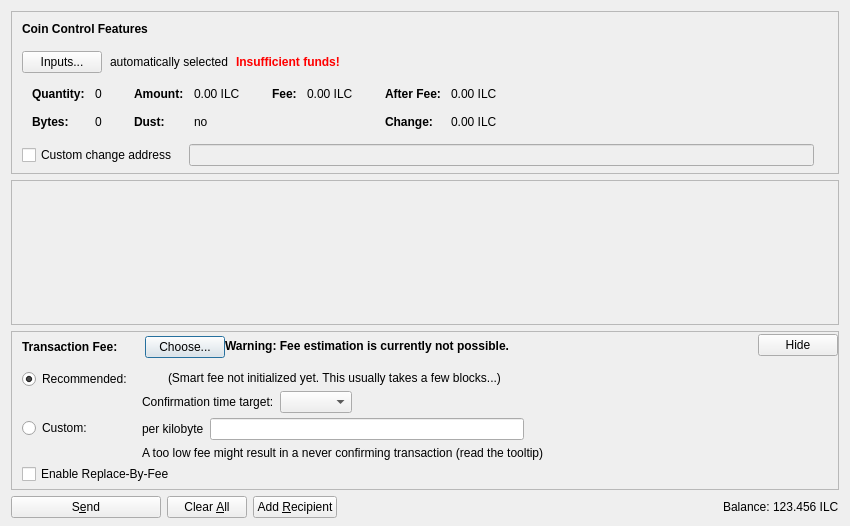
<?xml version="1.0" encoding="UTF-8"?>
<ui version="4.0">
 <class>SendCoinsDialog</class>
 <widget class="QDialog" name="SendCoinsDialog">
  <property name="geometry">
   <rect>
    <x>0</x>
    <y>0</y>
    <width>850</width>
    <height>526</height>
   </rect>
  </property>
  <property name="windowTitle">
   <string>Send Coins</string>
  </property>
  <layout class="QVBoxLayout" name="verticalLayout" stretch="0,1,0,0">
   <property name="bottomMargin">
    <number>8</number>
   </property>
   <item>
    <widget class="QFrame" name="frameCoinControl">
     <property name="sizePolicy">
      <sizepolicy hsizetype="Expanding" vsizetype="Expanding">
       <horstretch>0</horstretch>
       <verstretch>0</verstretch>
      </sizepolicy>
     </property>
     <property name="maximumSize">
      <size>
       <width>16777215</width>
       <height>16777215</height>
      </size>
     </property>
     <property name="frameShape">
      <enum>QFrame::StyledPanel</enum>
     </property>
     <property name="frameShadow">
      <enum>QFrame::Sunken</enum>
     </property>
     <layout class="QVBoxLayout" name="verticalLayoutCoinControl2">
      <property name="spacing">
       <number>0</number>
      </property>
      <property name="leftMargin">
       <number>0</number>
      </property>
      <property name="topMargin">
       <number>0</number>
      </property>
      <property name="rightMargin">
       <number>0</number>
      </property>
      <property name="bottomMargin">
       <number>6</number>
      </property>
      <item>
       <layout class="QVBoxLayout" name="verticalLayoutCoinControl" stretch="0,0,0,0,1">
        <property name="spacing">
         <number>0</number>
        </property>
        <property name="leftMargin">
         <number>10</number>
        </property>
        <property name="topMargin">
         <number>10</number>
        </property>
        <item>
         <layout class="QHBoxLayout" name="horizontalLayoutCoinControl1">
          <property name="bottomMargin">
           <number>15</number>
          </property>
          <item>
           <widget class="QLabel" name="labelCoinControlFeatures">
            <property name="sizePolicy">
             <sizepolicy hsizetype="Preferred" vsizetype="Maximum">
              <horstretch>0</horstretch>
              <verstretch>0</verstretch>
             </sizepolicy>
            </property>
            <property name="font">
             <font>
              <weight>75</weight>
              <bold>true</bold>
             </font>
            </property>
            <property name="styleSheet">
             <string notr="true">font-weight:bold;</string>
            </property>
            <property name="text">
             <string>Coin Control Features</string>
            </property>
           </widget>
          </item>
         </layout>
        </item>
        <item>
         <layout class="QHBoxLayout" name="horizontalLayoutCoinControl2" stretch="0,0,0,0">
          <property name="spacing">
           <number>8</number>
          </property>
          <property name="bottomMargin">
           <number>10</number>
          </property>
          <item>
           <widget class="QPushButton" name="pushButtonCoinControl">
            <property name="styleSheet">
             <string notr="true"/>
            </property>
            <property name="text">
             <string>Inputs...</string>
            </property>
            <property name="autoDefault">
             <bool>false</bool>
            </property>
           </widget>
          </item>
          <item>
           <widget class="QLabel" name="labelCoinControlAutomaticallySelected">
            <property name="text">
             <string>automatically selected</string>
            </property>
            <property name="margin">
             <number>5</number>
            </property>
           </widget>
          </item>
          <item>
           <widget class="QLabel" name="labelCoinControlInsuffFunds">
            <property name="font">
             <font>
              <weight>75</weight>
              <bold>true</bold>
             </font>
            </property>
            <property name="styleSheet">
             <string notr="true">color:red;font-weight:bold;</string>
            </property>
            <property name="text">
             <string>Insufficient funds!</string>
            </property>
            <property name="margin">
             <number>5</number>
            </property>
           </widget>
          </item>
          <item>
           <spacer name="horizontalSpacerCoinControl">
            <property name="orientation">
             <enum>Qt::Horizontal</enum>
            </property>
            <property name="sizeHint" stdset="0">
             <size>
              <width>40</width>
              <height>1</height>
             </size>
            </property>
           </spacer>
          </item>
         </layout>
        </item>
        <item>
         <widget class="QWidget" name="widgetCoinControl" native="true">
          <property name="sizePolicy">
           <sizepolicy hsizetype="Preferred" vsizetype="Preferred">
            <horstretch>0</horstretch>
            <verstretch>0</verstretch>
           </sizepolicy>
          </property>
          <property name="minimumSize">
           <size>
            <width>0</width>
            <height>0</height>
           </size>
          </property>
          <property name="styleSheet">
           <string notr="true"/>
          </property>
          <layout class="QHBoxLayout" name="horizontalLayoutCoinControl5">
           <property name="leftMargin">
            <number>0</number>
           </property>
           <property name="topMargin">
            <number>0</number>
           </property>
           <property name="rightMargin">
            <number>0</number>
           </property>
           <property name="bottomMargin">
            <number>0</number>
           </property>
           <item>
            <layout class="QHBoxLayout" name="horizontalLayoutCoinControl3" stretch="0,0,0,1">
             <property name="spacing">
              <number>20</number>
             </property>
             <property name="topMargin">
              <number>0</number>
             </property>
             <property name="bottomMargin">
              <number>10</number>
             </property>
             <item>
              <layout class="QFormLayout" name="formLayoutCoinControl1">
               <property name="horizontalSpacing">
                <number>10</number>
               </property>
               <property name="verticalSpacing">
                <number>14</number>
               </property>
               <property name="leftMargin">
                <number>10</number>
               </property>
               <property name="topMargin">
                <number>4</number>
               </property>
               <property name="rightMargin">
                <number>6</number>
               </property>
               <item row="0" column="0">
                <widget class="QLabel" name="labelCoinControlQuantityText">
                 <property name="font">
                  <font>
                   <weight>75</weight>
                   <bold>true</bold>
                  </font>
                 </property>
                 <property name="text">
                  <string>Quantity:</string>
                 </property>
                 <property name="margin">
                  <number>0</number>
                 </property>
                </widget>
               </item>
               <item row="0" column="1">
                <widget class="QLabel" name="labelCoinControlQuantity">
                 <property name="cursor">
                  <cursorShape>IBeamCursor</cursorShape>
                 </property>
                 <property name="contextMenuPolicy">
                  <enum>Qt::ActionsContextMenu</enum>
                 </property>
                 <property name="text">
                  <string notr="true">0</string>
                 </property>
                 <property name="margin">
                  <number>0</number>
                 </property>
                 <property name="textInteractionFlags">
                  <set>Qt::LinksAccessibleByMouse|Qt::TextSelectableByKeyboard|Qt::TextSelectableByMouse</set>
                 </property>
                </widget>
               </item>
               <item row="1" column="0">
                <widget class="QLabel" name="labelCoinControlBytesText">
                 <property name="font">
                  <font>
                   <weight>75</weight>
                   <bold>true</bold>
                  </font>
                 </property>
                 <property name="text">
                  <string>Bytes:</string>
                 </property>
                </widget>
               </item>
               <item row="1" column="1">
                <widget class="QLabel" name="labelCoinControlBytes">
                 <property name="cursor">
                  <cursorShape>IBeamCursor</cursorShape>
                 </property>
                 <property name="contextMenuPolicy">
                  <enum>Qt::ActionsContextMenu</enum>
                 </property>
                 <property name="text">
                  <string notr="true">0</string>
                 </property>
                 <property name="textInteractionFlags">
                  <set>Qt::LinksAccessibleByMouse|Qt::TextSelectableByKeyboard|Qt::TextSelectableByMouse</set>
                 </property>
                </widget>
               </item>
              </layout>
             </item>
             <item>
              <layout class="QFormLayout" name="formLayoutCoinControl2">
               <property name="horizontalSpacing">
                <number>10</number>
               </property>
               <property name="verticalSpacing">
                <number>14</number>
               </property>
               <property name="leftMargin">
                <number>6</number>
               </property>
               <property name="topMargin">
                <number>4</number>
               </property>
               <property name="rightMargin">
                <number>6</number>
               </property>
               <item row="0" column="0">
                <widget class="QLabel" name="labelCoinControlAmountText">
                 <property name="font">
                  <font>
                   <weight>75</weight>
                   <bold>true</bold>
                  </font>
                 </property>
                 <property name="text">
                  <string>Amount:</string>
                 </property>
                 <property name="margin">
                  <number>0</number>
                 </property>
                </widget>
               </item>
               <item row="0" column="1">
                <widget class="QLabel" name="labelCoinControlAmount">
                 <property name="cursor">
                  <cursorShape>IBeamCursor</cursorShape>
                 </property>
                 <property name="contextMenuPolicy">
                  <enum>Qt::ActionsContextMenu</enum>
                 </property>
                 <property name="text">
                  <string notr="true">0.00 ILC</string>
                 </property>
                 <property name="textInteractionFlags">
                  <set>Qt::LinksAccessibleByMouse|Qt::TextSelectableByKeyboard|Qt::TextSelectableByMouse</set>
                 </property>
                </widget>
               </item>
               <item row="1" column="0">
                <widget class="QLabel" name="labelCoinControlLowOutputText">
                 <property name="font">
                  <font>
                   <weight>75</weight>
                   <bold>true</bold>
                  </font>
                 </property>
                 <property name="text">
                  <string>Dust:</string>
                 </property>
                </widget>
               </item>
               <item row="1" column="1">
                <widget class="QLabel" name="labelCoinControlLowOutput">
                 <property name="cursor">
                  <cursorShape>IBeamCursor</cursorShape>
                 </property>
                 <property name="contextMenuPolicy">
                  <enum>Qt::ActionsContextMenu</enum>
                 </property>
                 <property name="text">
                  <string notr="true">no</string>
                 </property>
                 <property name="textInteractionFlags">
                  <set>Qt::LinksAccessibleByMouse|Qt::TextSelectableByKeyboard|Qt::TextSelectableByMouse</set>
                 </property>
                </widget>
               </item>
              </layout>
             </item>
             <item>
              <layout class="QFormLayout" name="formLayoutCoinControl3">
               <property name="horizontalSpacing">
                <number>10</number>
               </property>
               <property name="verticalSpacing">
                <number>14</number>
               </property>
               <property name="leftMargin">
                <number>6</number>
               </property>
               <property name="topMargin">
                <number>4</number>
               </property>
               <property name="rightMargin">
                <number>6</number>
               </property>
               <item row="0" column="0">
                <widget class="QLabel" name="labelCoinControlFeeText">
                 <property name="font">
                  <font>
                   <weight>75</weight>
                   <bold>true</bold>
                  </font>
                 </property>
                 <property name="text">
                  <string>Fee:</string>
                 </property>
                 <property name="margin">
                  <number>0</number>
                 </property>
                </widget>
               </item>
               <item row="0" column="1">
                <widget class="QLabel" name="labelCoinControlFee">
                 <property name="cursor">
                  <cursorShape>IBeamCursor</cursorShape>
                 </property>
                 <property name="contextMenuPolicy">
                  <enum>Qt::ActionsContextMenu</enum>
                 </property>
                 <property name="text">
                  <string notr="true">0.00 ILC</string>
                 </property>
                 <property name="textInteractionFlags">
                  <set>Qt::LinksAccessibleByMouse|Qt::TextSelectableByKeyboard|Qt::TextSelectableByMouse</set>
                 </property>
                </widget>
               </item>
              </layout>
             </item>
             <item>
              <layout class="QFormLayout" name="formLayoutCoinControl4">
               <property name="horizontalSpacing">
                <number>10</number>
               </property>
               <property name="verticalSpacing">
                <number>14</number>
               </property>
               <property name="leftMargin">
                <number>6</number>
               </property>
               <property name="topMargin">
                <number>4</number>
               </property>
               <property name="rightMargin">
                <number>6</number>
               </property>
               <item row="0" column="0">
                <widget class="QLabel" name="labelCoinControlAfterFeeText">
                 <property name="font">
                  <font>
                   <weight>75</weight>
                   <bold>true</bold>
                  </font>
                 </property>
                 <property name="text">
                  <string>After Fee:</string>
                 </property>
                 <property name="margin">
                  <number>0</number>
                 </property>
                </widget>
               </item>
               <item row="0" column="1">
                <widget class="QLabel" name="labelCoinControlAfterFee">
                 <property name="cursor">
                  <cursorShape>IBeamCursor</cursorShape>
                 </property>
                 <property name="contextMenuPolicy">
                  <enum>Qt::ActionsContextMenu</enum>
                 </property>
                 <property name="text">
                  <string notr="true">0.00 ILC</string>
                 </property>
                 <property name="textInteractionFlags">
                  <set>Qt::LinksAccessibleByMouse|Qt::TextSelectableByKeyboard|Qt::TextSelectableByMouse</set>
                 </property>
                </widget>
               </item>
               <item row="1" column="0">
                <widget class="QLabel" name="labelCoinControlChangeText">
                 <property name="font">
                  <font>
                   <weight>75</weight>
                   <bold>true</bold>
                  </font>
                 </property>
                 <property name="text">
                  <string>Change:</string>
                 </property>
                </widget>
               </item>
               <item row="1" column="1">
                <widget class="QLabel" name="labelCoinControlChange">
                 <property name="cursor">
                  <cursorShape>IBeamCursor</cursorShape>
                 </property>
                 <property name="contextMenuPolicy">
                  <enum>Qt::ActionsContextMenu</enum>
                 </property>
                 <property name="text">
                  <string notr="true">0.00 ILC</string>
                 </property>
                 <property name="textInteractionFlags">
                  <set>Qt::LinksAccessibleByMouse|Qt::TextSelectableByKeyboard|Qt::TextSelectableByMouse</set>
                 </property>
                </widget>
               </item>
              </layout>
             </item>
            </layout>
           </item>
          </layout>
         </widget>
        </item>
        <item>
         <layout class="QHBoxLayout" name="horizontalLayoutCoinControl4" stretch="0,0,0">
          <property name="spacing">
           <number>12</number>
          </property>
          <property name="sizeConstraint">
           <enum>QLayout::SetDefaultConstraint</enum>
          </property>
          <property name="topMargin">
           <number>5</number>
          </property>
          <property name="rightMargin">
           <number>5</number>
          </property>
          <item>
           <widget class="QCheckBox" name="checkBoxCoinControlChange">
            <property name="toolTip">
             <string>If this is activated, but the change address is empty or invalid, change will be sent to a newly generated address.</string>
            </property>
            <property name="text">
             <string>Custom change address</string>
            </property>
           </widget>
          </item>
          <item>
           <widget class="QValidatedLineEdit" name="lineEditCoinControlChange">
            <property name="enabled">
             <bool>false</bool>
            </property>
            <property name="sizePolicy">
             <sizepolicy hsizetype="Expanding" vsizetype="Fixed">
              <horstretch>0</horstretch>
              <verstretch>0</verstretch>
             </sizepolicy>
            </property>
           </widget>
          </item>
          <item>
           <widget class="QLabel" name="labelCoinControlChangeLabel">
            <property name="sizePolicy">
             <sizepolicy hsizetype="Preferred" vsizetype="Expanding">
              <horstretch>0</horstretch>
              <verstretch>0</verstretch>
             </sizepolicy>
            </property>
            <property name="minimumSize">
             <size>
              <width>0</width>
              <height>0</height>
             </size>
            </property>
            <property name="text">
             <string/>
            </property>
            <property name="margin">
             <number>3</number>
            </property>
           </widget>
          </item>
         </layout>
        </item>
        <item>
         <spacer name="verticalSpacerCoinControl">
          <property name="orientation">
           <enum>Qt::Vertical</enum>
          </property>
          <property name="sizeHint" stdset="0">
           <size>
            <width>800</width>
            <height>1</height>
           </size>
          </property>
         </spacer>
        </item>
       </layout>
      </item>
     </layout>
    </widget>
   </item>
   <item>
    <widget class="QScrollArea" name="scrollArea">
     <property name="widgetResizable">
      <bool>true</bool>
     </property>
     <widget class="QWidget" name="scrollAreaWidgetContents">
      <property name="geometry">
       <rect>
        <x>0</x>
        <y>0</y>
        <width>830</width>
        <height>104</height>
       </rect>
      </property>
      <layout class="QVBoxLayout" name="verticalLayout_2" stretch="0,1">
       <property name="leftMargin">
        <number>0</number>
       </property>
       <property name="topMargin">
        <number>0</number>
       </property>
       <property name="rightMargin">
        <number>0</number>
       </property>
       <property name="bottomMargin">
        <number>0</number>
       </property>
       <item>
        <layout class="QVBoxLayout" name="entries">
         <property name="spacing">
          <number>6</number>
         </property>
        </layout>
       </item>
       <item>
        <spacer name="verticalSpacer">
         <property name="orientation">
          <enum>Qt::Vertical</enum>
         </property>
         <property name="sizeHint" stdset="0">
          <size>
           <width>20</width>
           <height>40</height>
          </size>
         </property>
        </spacer>
       </item>
      </layout>
     </widget>
    </widget>
   </item>
   <item>
    <widget class="QFrame" name="frameFee">
     <property name="sizePolicy">
      <sizepolicy hsizetype="Expanding" vsizetype="Expanding">
       <horstretch>0</horstretch>
       <verstretch>0</verstretch>
      </sizepolicy>
     </property>
     <property name="maximumSize">
      <size>
       <width>16777215</width>
       <height>16777215</height>
      </size>
     </property>
     <property name="frameShape">
      <enum>QFrame::StyledPanel</enum>
     </property>
     <property name="frameShadow">
      <enum>QFrame::Sunken</enum>
     </property>
     <layout class="QVBoxLayout" name="verticalLayoutFee1">
      <property name="spacing">
       <number>0</number>
      </property>
      <property name="leftMargin">
       <number>0</number>
      </property>
      <property name="topMargin">
       <number>0</number>
      </property>
      <property name="rightMargin">
       <number>0</number>
      </property>
      <property name="bottomMargin">
       <number>0</number>
      </property>
      <item>
       <layout class="QVBoxLayout" name="verticalLayoutFee2" stretch="0,0,0">
        <property name="spacing">
         <number>0</number>
        </property>
        <property name="leftMargin">
         <number>10</number>
        </property>
        <property name="topMargin">
         <number>0</number>
        </property>
        <item>
         <layout class="QHBoxLayout" name="horizontalLayoutFee1">
          <property name="bottomMargin">
           <number>0</number>
          </property>
          <item>
           <layout class="QVBoxLayout" name="verticalLayoutFee7">
            <property name="spacing">
             <number>0</number>
            </property>
            <item>
             <spacer name="verticalSpacerSmartFee">
              <property name="orientation">
               <enum>Qt::Vertical</enum>
              </property>
              <property name="sizeType">
               <enum>QSizePolicy::Fixed</enum>
              </property>
              <property name="sizeHint" stdset="0">
               <size>
                <width>1</width>
                <height>4</height>
               </size>
              </property>
             </spacer>
            </item>
            <item>
             <layout class="QHBoxLayout" name="horizontalLayoutSmartFee">
              <property name="spacing">
               <number>10</number>
              </property>
              <item>
               <widget class="QLabel" name="labelFeeHeadline">
                <property name="sizePolicy">
                 <sizepolicy hsizetype="Preferred" vsizetype="Maximum">
                  <horstretch>0</horstretch>
                  <verstretch>0</verstretch>
                 </sizepolicy>
                </property>
                <property name="font">
                 <font>
                  <weight>75</weight>
                  <bold>true</bold>
                 </font>
                </property>
                <property name="styleSheet">
                 <string notr="true">font-weight:bold;</string>
                </property>
                <property name="text">
                 <string>Transaction Fee:</string>
                </property>
               </widget>
              </item>
              <item>
               <widget class="QLabel" name="labelFeeMinimized">
                <property name="text">
                 <string/>
                </property>
               </widget>
              </item>
              <item>
               <widget class="QPushButton" name="buttonChooseFee">
                <property name="text">
                 <string>Choose...</string>
                </property>
               </widget>
              </item>
             </layout>
            </item>
            <item>
             <spacer name="verticalSpacer_5">
              <property name="orientation">
               <enum>Qt::Vertical</enum>
              </property>
              <property name="sizeHint" stdset="0">
               <size>
                <width>1</width>
                <height>1</height>
               </size>
              </property>
             </spacer>
            </item>
           </layout>
          </item>
          <item>
           <widget class="QLabel" name="fallbackFeeWarningLabel">
            <property name="toolTip">
             <string>Using the fallbackfee can result in sending a transaction that will take several hours or days (or never) to confirm. Consider choosing your fee manually or wait until you have validated the complete chain.</string>
            </property>
            <property name="font">
            <font>
                <weight>75</weight>
                <bold>true</bold>
            </font>
            </property>
            <property name="text">
             <string>Warning: Fee estimation is currently not possible.</string>
            </property>
            <property name="wordWrap">
             <bool>false</bool>
            </property>
           </widget>
          </item>
          <item>
           <spacer name="horizontalSpacer_4">
            <property name="orientation">
             <enum>Qt::Horizontal</enum>
            </property>
            <property name="sizeType">
             <enum>QSizePolicy::MinimumExpanding</enum>
            </property>
            <property name="sizeHint" stdset="0">
             <size>
              <width>40</width>
              <height>20</height>
             </size>
            </property>
           </spacer>
          </item>
          <item>
           <widget class="QPushButton" name="buttonMinimizeFee">
            <property name="toolTip">
             <string>Hide transaction fee settings</string>
            </property>
            <property name="text">
             <string>Hide</string>
            </property>
           </widget>
          </item>
         </layout>
        </item>
        <item>
         <widget class="QFrame" name="frameFeeSelection">
          <layout class="QVBoxLayout" name="verticalLayoutFee12">
           <property name="spacing">
            <number>0</number>
           </property>
           <property name="leftMargin">
            <number>0</number>
           </property>
           <property name="topMargin">
            <number>0</number>
           </property>
           <property name="rightMargin">
            <number>0</number>
           </property>
           <property name="bottomMargin">
            <number>0</number>
           </property>
           <item>
            <layout class="QGridLayout" name="gridLayoutFee">
             <property name="topMargin">
              <number>10</number>
             </property>
             <property name="bottomMargin">
              <number>4</number>
             </property>
             <property name="horizontalSpacing">
              <number>10</number>
             </property>
             <property name="verticalSpacing">
              <number>4</number>
             </property>
             <item row="1" column="1">
              <layout class="QVBoxLayout" name="verticalLayoutFee8">
               <property name="spacing">
                <number>6</number>
               </property>
               <item>
                <layout class="QHBoxLayout" name="horizontalLayoutFee13">
                 <item>
                  <widget class="QLabel" name="labelCustomPerKilobyte">
                   <property name="toolTip">
                    <string>Specify a custom fee per kB (1,000 bytes) of the transaction's virtual size.

Note:  Since the fee is calculated on a per-byte basis, a fee of "100 satoshis per kB" for a transaction size of 500 bytes (half of 1 kB) would ultimately yield a fee of only 50 satoshis.</string>
                   </property>
                   <property name="text">
                    <string>per kilobyte</string>
                   </property>
                  </widget>
                 </item>
                 <item>
                  <widget class="IlancoinAmountField" name="customFee"/>
                 </item>
                 <item>
                  <spacer name="horizontalSpacer_6">
                   <property name="orientation">
                    <enum>Qt::Horizontal</enum>
                   </property>
                   <property name="sizeHint" stdset="0">
                    <size>
                     <width>1</width>
                     <height>1</height>
                    </size>
                   </property>
                  </spacer>
                 </item>
                </layout>
               </item>
               <item>
                <layout class="QHBoxLayout" name="horizontalLayoutFee8">
                 <item>
                  <widget class="QLabel" name="labelCustomFeeWarning">
                   <property name="enabled">
                    <bool>true</bool>
                   </property>
                   <property name="toolTip">
                    <string>When there is less transaction volume than space in the blocks, miners as well as relaying nodes may enforce a minimum fee. Paying only this minimum fee is just fine, but be aware that this can result in a never confirming transaction once there is more demand for ilancoin transactions than the network can process.</string>
                   </property>
                   <property name="text">
                    <string>A too low fee might result in a never confirming transaction (read the tooltip)</string>
                   </property>
                  </widget>
                 </item>
                 <item>
                  <spacer name="horizontalSpacer_2">
                   <property name="orientation">
                    <enum>Qt::Horizontal</enum>
                   </property>
                   <property name="sizeHint" stdset="0">
                    <size>
                     <width>1</width>
                     <height>1</height>
                    </size>
                   </property>
                  </spacer>
                 </item>
                </layout>
               </item>
              </layout>
             </item>
             <item row="0" column="0">
              <layout class="QVBoxLayout" name="verticalLayoutFee4" stretch="0,1">
               <item>
                <widget class="QRadioButton" name="radioSmartFee">
                 <property name="text">
                  <string>Recommended:</string>
                 </property>
                 <property name="checked">
                  <bool>true</bool>
                 </property>
                 <attribute name="buttonGroup">
                  <string notr="true">groupFee</string>
                 </attribute>
                </widget>
               </item>
               <item>
                <spacer name="verticalSpacer_2">
                 <property name="orientation">
                  <enum>Qt::Vertical</enum>
                 </property>
                 <property name="sizeHint" stdset="0">
                  <size>
                   <width>1</width>
                   <height>1</height>
                  </size>
                 </property>
                </spacer>
               </item>
              </layout>
             </item>
             <item row="1" column="0">
              <layout class="QVBoxLayout" name="verticalLayoutFee9" stretch="0,1">
               <item>
                <widget class="QRadioButton" name="radioCustomFee">
                 <property name="text">
                  <string>Custom:</string>
                 </property>
                 <attribute name="buttonGroup">
                  <string notr="true">groupFee</string>
                 </attribute>
                </widget>
               </item>
               <item>
                <spacer name="verticalSpacer_6">
                 <property name="orientation">
                  <enum>Qt::Vertical</enum>
                 </property>
                 <property name="sizeHint" stdset="0">
                  <size>
                   <width>1</width>
                   <height>1</height>
                  </size>
                 </property>
                </spacer>
               </item>
              </layout>
             </item>
             <item row="0" column="1">
              <layout class="QVBoxLayout" name="verticalLayoutFee3" stretch="0,0,1">
               <property name="spacing">
                <number>6</number>
               </property>
               <property name="topMargin">
                <number>2</number>
               </property>
               <item>
                <layout class="QHBoxLayout" name="horizontalLayoutFee12">
                 <item>
                  <widget class="QLabel" name="labelSmartFee">
                   <property name="text">
                    <string/>
                   </property>
                  </widget>
                 </item>
                 <item>
                  <widget class="QLabel" name="labelFeeEstimation">
                   <property name="text">
                    <string/>
                   </property>
                  </widget>
                 </item>
                 <item>
                  <widget class="QLabel" name="labelSmartFee2">
                   <property name="text">
                    <string>(Smart fee not initialized yet. This usually takes a few blocks...)</string>
                   </property>
                  </widget>
                 </item>
                 <item>
                  <spacer name="horizontalSpacer_5">
                   <property name="orientation">
                    <enum>Qt::Horizontal</enum>
                   </property>
                   <property name="sizeHint" stdset="0">
                    <size>
                     <width>1</width>
                     <height>1</height>
                    </size>
                   </property>
                  </spacer>
                 </item>
                </layout>
               </item>
               <item>
                <layout class="QHBoxLayout" name="horizontalLayoutFee9">
                 <item>
                  <layout class="QVBoxLayout" name="verticalLayoutFee6">
                   <item>
                    <widget class="QLabel" name="labelSmartFee3">
                     <property name="text">
                      <string>Confirmation time target:</string>
                     </property>
                    </widget>
                   </item>
                  </layout>
                 </item>
                 <item>
                  <layout class="QVBoxLayout" name="verticalLayoutFee5">
                   <property name="rightMargin">
                    <number>30</number>
                   </property>
                   <item>
                    <layout class="QHBoxLayout" name="horizontalLayoutConfTarget">
                     <property name="bottomMargin">
                      <number>0</number>
                     </property>
                     <item>
                      <widget class="QComboBox" name="confTargetSelector"/>
                     </item>
                     <item>
                      <spacer name="horizontalSpacerConfTarget">
                       <property name="orientation">
                        <enum>Qt::Horizontal</enum>
                       </property>
                       <property name="sizeHint" stdset="0">
                        <size>
                         <width>40</width>
                         <height>20</height>
                        </size>
                       </property>
                      </spacer>
                     </item>
                    </layout>
                   </item>
                  </layout>
                 </item>
                </layout>
               </item>
               <item>
                <spacer name="verticalSpacer_4">
                 <property name="orientation">
                  <enum>Qt::Vertical</enum>
                 </property>
                 <property name="sizeHint" stdset="0">
                  <size>
                   <width>1</width>
                   <height>1</height>
                  </size>
                 </property>
                </spacer>
               </item>
              </layout>
             </item>
            </layout>
           </item>
           <item>
            <widget class="QCheckBox" name="optInRBF">
             <property name="text">
              <string>Enable Replace-By-Fee</string>
             </property>
             <property name="toolTip">
              <string>With Replace-By-Fee (BIP-125) you can increase a transaction's fee after it is sent. Without this, a higher fee may be recommended to compensate for increased transaction delay risk.</string>
             </property>
            </widget>
           </item>
          </layout>
         </widget>
        </item>
        <item>
         <spacer name="verticalSpacerFee">
          <property name="orientation">
           <enum>Qt::Vertical</enum>
          </property>
          <property name="sizeHint" stdset="0">
           <size>
            <width>40</width>
            <height>5</height>
           </size>
          </property>
         </spacer>
        </item>
       </layout>
      </item>
     </layout>
    </widget>
   </item>
   <item>
    <layout class="QHBoxLayout" name="horizontalLayout">
     <item>
      <widget class="QPushButton" name="sendButton">
       <property name="minimumSize">
        <size>
         <width>150</width>
         <height>0</height>
        </size>
       </property>
       <property name="toolTip">
        <string>Confirm the send action</string>
       </property>
       <property name="text">
        <string>S&amp;end</string>
       </property>
       <property name="icon">
        <iconset resource="../ilancoin.qrc">
         <normaloff>:/icons/send</normaloff>:/icons/send</iconset>
       </property>
       <property name="autoDefault">
        <bool>false</bool>
       </property>
       <property name="default">
        <bool>false</bool>
       </property>
      </widget>
     </item>
     <item>
      <widget class="QPushButton" name="clearButton">
       <property name="sizePolicy">
        <sizepolicy hsizetype="Minimum" vsizetype="Fixed">
         <horstretch>0</horstretch>
         <verstretch>0</verstretch>
        </sizepolicy>
       </property>
       <property name="toolTip">
        <string>Clear all fields of the form.</string>
       </property>
       <property name="text">
        <string>Clear &amp;All</string>
       </property>
       <property name="icon">
        <iconset resource="../ilancoin.qrc">
         <normaloff>:/icons/remove</normaloff>:/icons/remove</iconset>
       </property>
       <property name="autoDefault">
        <bool>false</bool>
       </property>
      </widget>
     </item>
     <item>
      <widget class="QPushButton" name="addButton">
       <property name="toolTip">
        <string>Send to multiple recipients at once</string>
       </property>
       <property name="text">
        <string>Add &amp;Recipient</string>
       </property>
       <property name="icon">
        <iconset resource="../ilancoin.qrc">
         <normaloff>:/icons/add</normaloff>:/icons/add</iconset>
       </property>
       <property name="autoDefault">
        <bool>false</bool>
       </property>
      </widget>
     </item>
     <item>
      <spacer name="horizontalSpacer">
       <property name="orientation">
        <enum>Qt::Horizontal</enum>
       </property>
       <property name="sizeHint" stdset="0">
        <size>
         <width>40</width>
         <height>20</height>
        </size>
       </property>
      </spacer>
     </item>
     <item>
      <layout class="QHBoxLayout" name="horizontalLayout_2">
       <property name="spacing">
        <number>3</number>
       </property>
       <item>
        <widget class="QLabel" name="labelBalanceName">
         <property name="sizePolicy">
          <sizepolicy hsizetype="Preferred" vsizetype="Fixed">
           <horstretch>0</horstretch>
           <verstretch>0</verstretch>
          </sizepolicy>
         </property>
         <property name="text">
          <string>Balance:</string>
         </property>
        </widget>
       </item>
       <item>
        <widget class="QLabel" name="labelBalance">
         <property name="sizePolicy">
          <sizepolicy hsizetype="Preferred" vsizetype="Fixed">
           <horstretch>0</horstretch>
           <verstretch>0</verstretch>
          </sizepolicy>
         </property>
         <property name="cursor">
          <cursorShape>IBeamCursor</cursorShape>
         </property>
         <property name="text">
          <string notr="true">123.456 ILC</string>
         </property>
         <property name="textInteractionFlags">
          <set>Qt::LinksAccessibleByMouse|Qt::TextSelectableByKeyboard|Qt::TextSelectableByMouse</set>
         </property>
        </widget>
       </item>
      </layout>
     </item>
    </layout>
   </item>
  </layout>
 </widget>
 <customwidgets>
  <customwidget>
   <class>QValidatedLineEdit</class>
   <extends>QLineEdit</extends>
   <header>qt/qvalidatedlineedit.h</header>
  </customwidget>
  <customwidget>
   <class>IlancoinAmountField</class>
   <extends>QLineEdit</extends>
   <header>qt/ilancoinamountfield.h</header>
   <container>1</container>
  </customwidget>
 </customwidgets>
 <resources>
  <include location="../ilancoin.qrc"/>
 </resources>
 <connections/>
 <buttongroups>
  <buttongroup name="groupFee"/>
 </buttongroups>
</ui>
